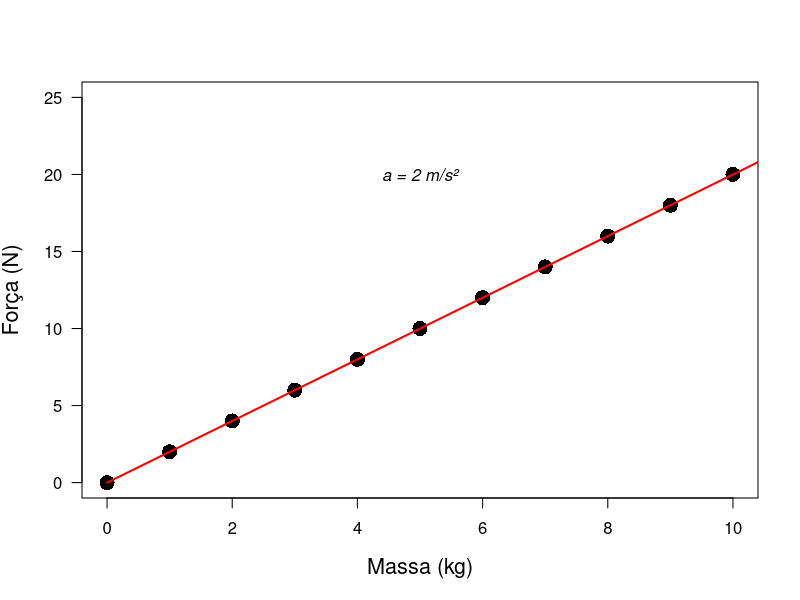

Write the R code that produced this figure.
## ---- chunk 1
a=2
m=0:100
f=m*a
plot(f~m,xlim=c(0,10),ylim= c(0,25),pch=16,col="black",cex=2,
     las=1,xlab="Massa (kg)",ylab="Força (N)",cex.lab=1.3); text(5,20,"a = 2 m/s²",font=3) 
points(f~m,type="l",col="red",lwd=2)
